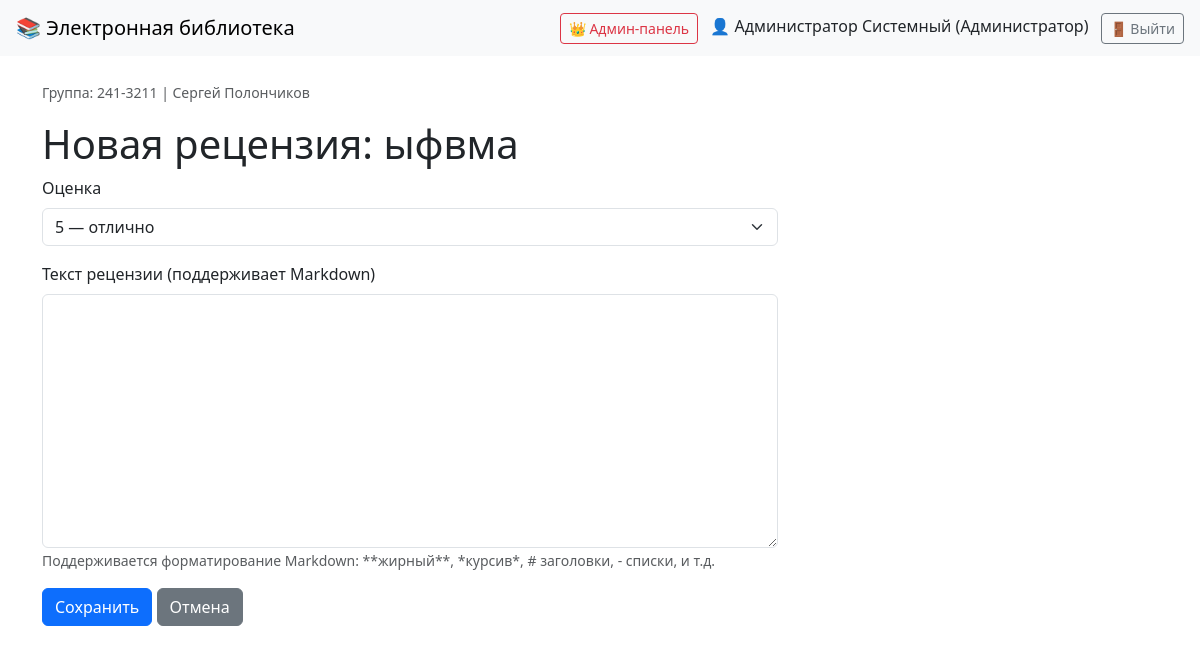
The app's page /book/2/review/add (signed in) with its own data.
### app.py (models this page shows, shortened)
class User(db.Model, UserMixin):
    __tablename__ = "users"
    id = db.Column(db.Integer, primary_key=True)
    login = db.Column(db.String(64), unique=True, nullable=False)
    password_hash = db.Column(db.String(255), nullable=False)
    last_name = db.Column(db.String(128), nullable=False)
    first_name = db.Column(db.String(128), nullable=False)
    middle_name = db.Column(db.String(128))
    role_id = db.Column(db.Integer, db.ForeignKey("roles.id"), nullable=False)
    role = db.relationship("Role")
    def full_name(self):
        return " ".join(x for x in [self.last_name, self.first_name, self.middle_name] if x)

class Role(db.Model):
    __tablename__ = "roles"
    id = db.Column(db.Integer, primary_key=True)
    name = db.Column(db.String(64), unique=True, nullable=False)
    description = db.Column(db.Text, nullable=False)

class Book(db.Model):
    __tablename__ = "books"
    id = db.Column(db.Integer, primary_key=True)
    title = db.Column(db.String(255), nullable=False)
    description = db.Column(db.Text, nullable=False)
    year = db.Column(db.Integer, nullable=False)
    publisher = db.Column(db.String(255), nullable=False)
    author = db.Column(db.String(255), nullable=False)
    pages = db.Column(db.Integer, nullable=False)
    created_at = db.Column(db.DateTime, default=datetime.utcnow, nullable=False)
    genres = db.relationship("Genre", secondary=book_genres, backref="books")
    cover = db.relationship("Cover", backref="book", uselist=False, cascade="all, delete-orphan")
    reviews = db.relationship("Review", backref="book", cascade="all, delete-orphan")

### app.py (the view, shortened to what this page needs)
@app.route("/book/<int:book_id>/review/add", methods=["GET", "POST"])
@login_required
def review_add(book_id):
    book = Book.query.get_or_404(book_id)
    if current_user.role.name not in ["Пользователь", "Модератор", "Администратор"]:
        flash("У вас недостаточно прав для выполнения данного действия")
        return redirect(url_for("index"))
    existing = Review.query.filter_by(book_id=book.id, user_id=current_user.id).first()
    if existing:
        flash("Вы уже оставили рецензию на эту книгу")
        return redirect(url_for("book_detail", book_id=book.id))
    return render_template("review_form.html", book=book)

### app.py (called while the page is built)
@login_manager.user_loader
def load_user(user_id):
    return User.query.get(int(user_id))

@app.context_processor
def inject_globals():
    years = [y[0] for y in db.session.query(Book.year).distinct().order_by(Book.year.desc()).all()]
    return dict(current_years=years)

### templates/review_form.html (shortened to what this page needs)
{% extends 'base.html' %}
{% block content %}
<h1>Новая рецензия: {{ book.title }}</h1>
<div class="row">
  <div class="col-md-8">
    <form method="post">
      <div class="mb-3">
        <label class="form-label">Оценка</label>
        <select class="form-select" name="rating">
          <option value="5" selected>5 — отлично</option>
        </select>
      </div>
      <div class="mb-3">
        <label class="form-label">Текст рецензии (поддерживает Markdown)</label>
        <textarea class="form-control" name="text" rows="10" required></textarea>
        <small class="text-muted">
          Поддерживается форматирование Markdown:
          **жирный**, *курсив*, # заголовки, - списки, и т.д.
        </small>
      </div>
      <button class="btn btn-primary" type="submit">Сохранить</button>
      <a href="{{ url_for('book_detail', book_id=book.id) }}" class="btn btn-secondary">Отмена</a>
    </form>
  </div>
</div>
{% endblock %}

### templates/base.html (shortened to what this page needs)
<!doctype html>
<html lang="ru">
<head>
  <link rel="stylesheet" href="https://cdn.jsdelivr.net/npm/bootstrap@5.3.3/dist/css/bootstrap.min.css">
</head>
<body>
<nav class="navbar navbar-expand-lg navbar-light bg-light px-3">
  <a class="navbar-brand" href="{{ url_for('index') }}">📚 Электронная библиотека</a>
  <div class="ms-auto">
    {% if current_user.is_authenticated %}
      {% if current_user.role.name == 'Администратор' %}
        <a class="btn btn-outline-danger btn-sm me-2" href="{{ url_for('admin_users') }}">👑 Админ-панель</a>
      {% endif %}
      <span class="me-2">👤 {{ current_user.full_name() }} ({{ current_user.role.name }})</span>
      <a class="btn btn-outline-secondary btn-sm" href="{{ url_for('logout') }}">🚪 Выйти</a>
    {% else %}
      <a class="btn btn-primary btn-sm me-2" href="{{ url_for('login') }}">🔑 Войти</a>
      <a class="btn btn-outline-primary btn-sm" href="{{ url_for('register') }}">📝 Регистрация</a>
    {% endif %}
  </div>
</nav>
<div class="container py-4">
  <div class="mb-3 text-muted">
    <small>Группа: 241-3211 | Сергей Полончиков</small>
  </div>
  {% block content %}{% endblock %}
</div>
</body>
</html>

### records on screen
User: full_name "Администратор Системный"
Role: role.name "Администратор"
Book: title "ыфвма"
